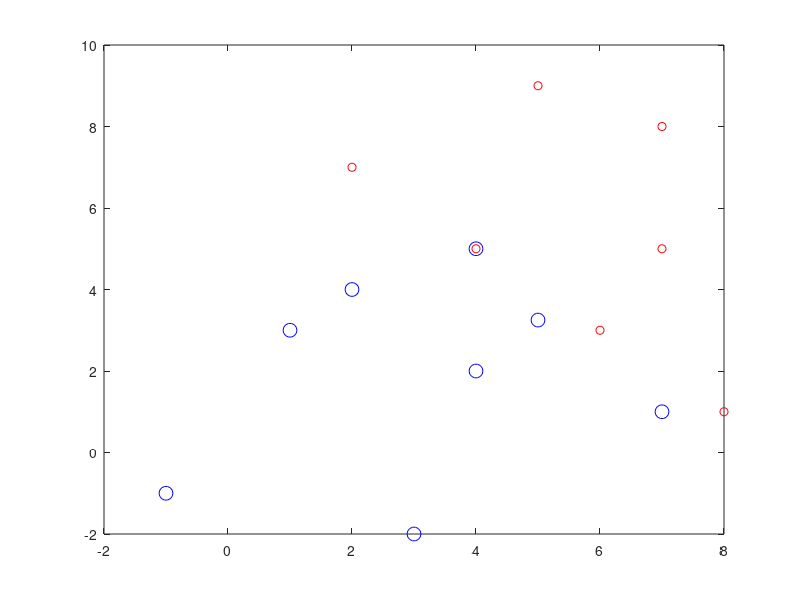

Write MATLAB code to recreate this figure. (Note: this script raises an error after producing the figure.)

%% Implement : %%%%%%%%%%%%%%%%%%%%%%%
%% Single-sample perceptron
%% Single-sample perceptron with margin
%% Relaxation algorithm with margin
%% Widrow-Hoff or Least Mean Squared  LMS  Rule
%%%%%%%%%%%%%%%%%%%%%%%%%%%%%%%%


C1 = [2, 7,1; 8, 1,1; 7, 5,1;  6, 3,1 ;  7, 8,1 ;  5, 9,1 ;  4, 5,1 ];   			%% class +1
C2 = [ 4, 2,1 ;  -1, -1,1 ;  1, 3 ,1;  3, -2 ,1;  5, 3.25 ,1;  2, 4 ,1;  7, 1 ,1 ]; 		%% class -1

X =[ C1;C2.*-1 ];
org_X = [C1;C2];
[no_of_samples, dim] = size( X );

%% Single Sample
figure;
plot (org_X(1:7,1), org_X(1:7,2), 'ro', org_X(7:14,1), org_X(7:14,2), 'bo','MarkerSize',10)
hold on
init_wts = [(1/no_of_samples) * ones(1,dim)];
eta = 1;
res = single_sample(X,init_wts,eta);
[class1,class2] = classify(org_X,res,no_of_samples,dim);
plot (class1(:,1), class1(:,2), 'r*', class2(:,1), class2(:,2), 'b*');hold on;

%% plot solution a
Xpts = [1:9];
Ypts =( res(1)* Xpts + res(3) )/ res(2) ;
plot(Xpts,-Ypts)

title('Single Sample Perceptron : o - original , * - perceptron o/p ')
 
 %% Single Sample w/ margin\
figure;
plot (org_X(1:7,1), org_X(1:7,2), 'ro', org_X(7:14,1), org_X(7:14,2), 'bo','MarkerSize',10)
init_wts = [(1/no_of_samples) * ones(1,dim)];
eta = 0.0005;
margin = 0.05;
res = single_sample_margin(X,init_wts,eta,margin,no_of_samples,dim);
[class1,class2] = classify(org_X,res,no_of_samples,dim);
plot (class1(:,1), class1(:,2), 'r*', class2(:,1), class2(:,2), 'b*')
title('Single Sample W/ MARGING Perceptron : o - original , * - perceptron o/p ')

%% Relaxation with margin
figure;
plot (org_X(1:7,1), org_X(1:7,2), 'ro', org_X(7:14,1), org_X(7:14,2), 'bo','MarkerSize',10)
init_wts = [(1/no_of_samples) * ones(1,dim)];
eta = 0.0005;
margin = 0.05;
res = relaxation_margin(X,init_wts,eta,margin,no_of_samples,dim);
[class1,class2] = classify(org_X,res,no_of_samples,dim);
plot (class1(:,1), class1(:,2), 'r*', class2(:,1), class2(:,2), 'b*')
title('Relaxation with margin: o - original , * - perceptron o/p ')
